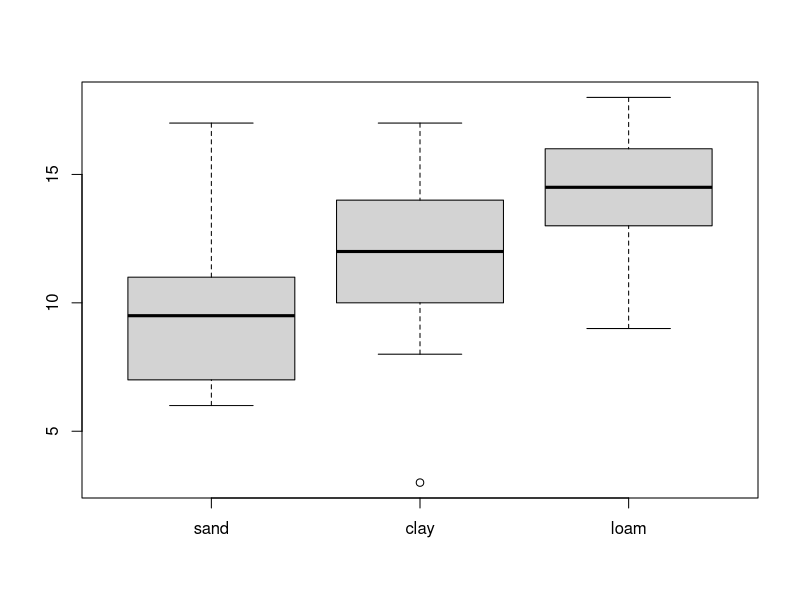
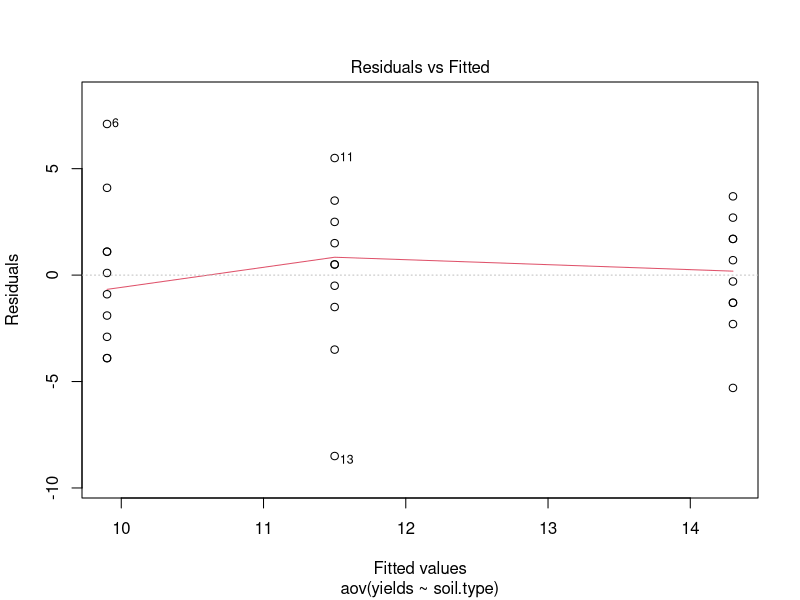
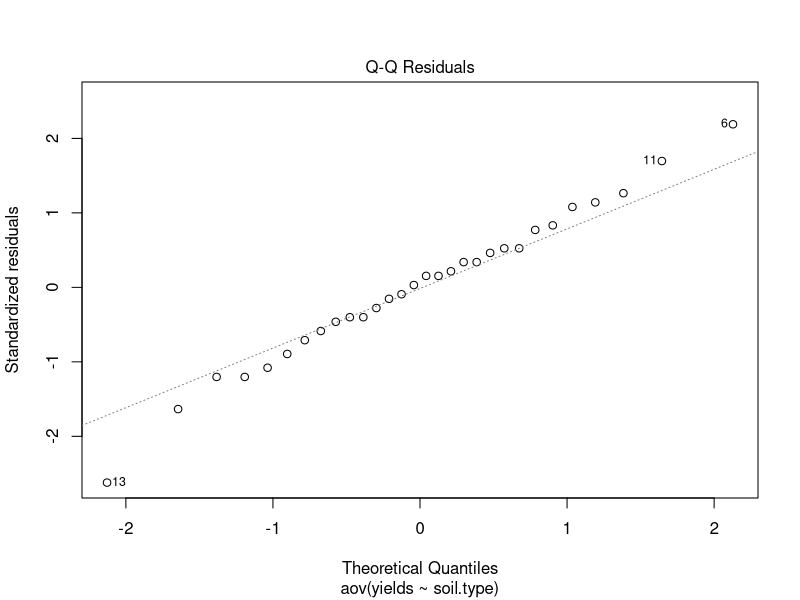
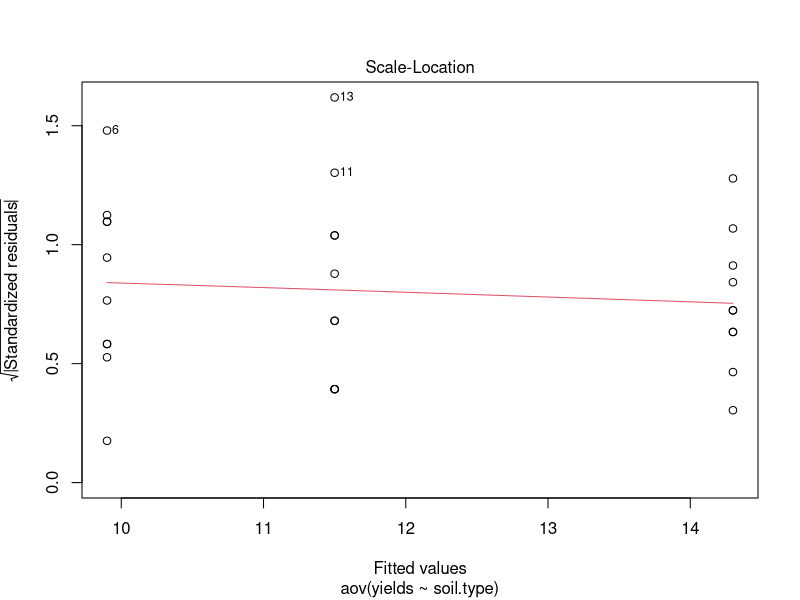
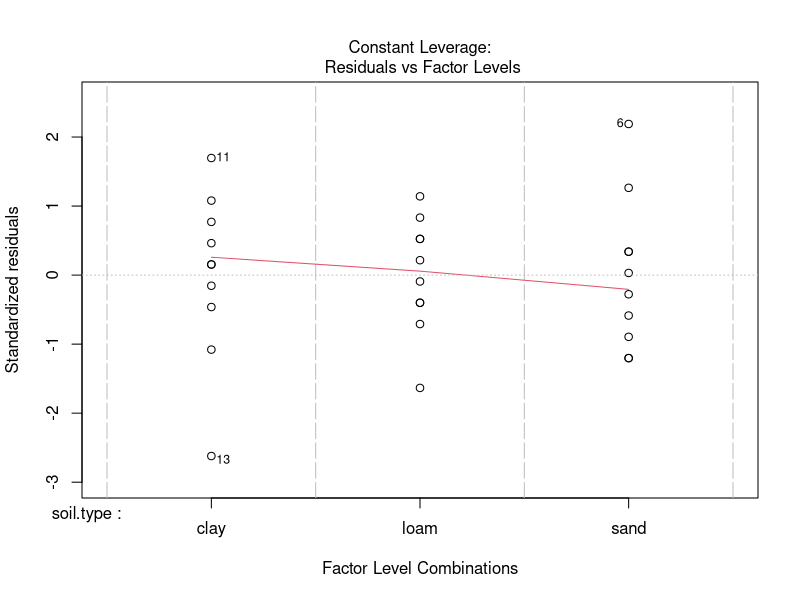

Write R code to recreate these figures, in order. (Note: this script raises an error after producing the figures.)
## ---- chunk 1
sand <- c(6,10,8,6,14,17,9,11,7,11)
clay <- c(17,15,3,11,14,12,12,8,10,13)
loam <- c(13,16,9,12,15,16,17,13,18,14)
dati <- data.frame(sand,clay,loam)
dati
## ---- chunk 2
colMeans(dati)
boxplot(dati)
## ---- chunk 3
soil.type <- c(rep("sand",10),
               rep("clay",10),
               rep("loam",10))
yields <- c(sand, clay, loam)
dati.new <- data.frame(soil.type, yields)
dati.new
## ---- chunk 4
by(dati.new$yields, dati.new$soil.type, var)
fligner.test(yields ~ soil.type, data=dati.new)
## ---- chunk 5
anova.yields <- aov(yields ~ soil.type, data=dati.new)
summary(anova.yields)
## ---- chunk 6
anova(lm(yields ~ soil.type, data=dati.new))
## ---- chunk 7
plot(anova.yields)
## ---- chunk 8
mod <- lm(yields ~ soil.type, data=dati.new)
summary(mod)
## ---- chunk 9
dati.relevel <- dati.new
dati.relevel$soil.type <- relevel(dati.relevel$soil.type, ref="sand")
mod.relevel <- lm(yields ~ soil.type, data=dati.relevel)
summary(mod.relevel)
## ---- chunk 10
# Tukey Honestly Significant Differences
TukeyHSD(anova.yields) # where anova.yields comes from aov()
